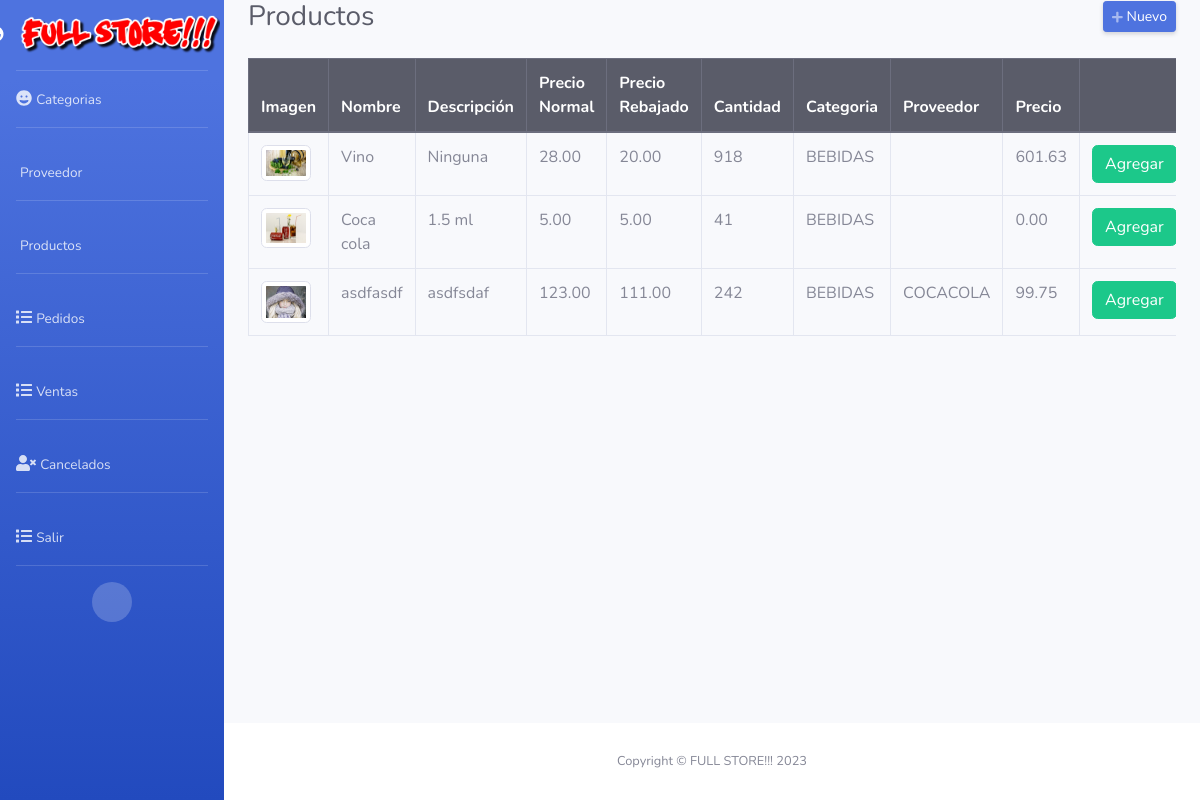
The page /admin/productos.php (signed in) on the database its author committed.
### tables this page shows
CREATE TABLE `productos` (
  `id` int(11) NOT NULL,
  `nombre` varchar(255) NOT NULL,
  `descripcion` text NOT NULL,
  `precio_normal` decimal(10,2) NOT NULL,
  `precio_rebajado` decimal(10,2) NOT NULL,
  `cantidad` int(11) NOT NULL,
  `imagen` varchar(50) NOT NULL,
  `id_categoria` int(11) NOT NULL,
  `id_prov` int(11) NOT NULL,
  `precio` decimal(10,2) NOT NULL
);

CREATE TABLE `categorias` (
  `id` int(11) NOT NULL,
  `categoria` varchar(50) NOT NULL
);

CREATE TABLE `tmbtv_pro` (
  `id` int(11) NOT NULL,
  `TMPRO_RIF` varchar(15) NOT NULL,
  `TMPRO_NOC` varchar(50) NOT NULL,
  `TMPRO_TEL` varchar(11) NOT NULL,
  `TMPRO_DID` varchar(70) NOT NULL
);

### admin/productos.php (the view, shortened to what this page needs)
<?php
include("config/conex.php");
include("includes/header.php"); ?>
<div class="d-sm-flex align-items-center justify-content-between mb-4">
    <h1 class="h3 mb-0 text-gray-800">Productos</h1>
    <a href="#" class="d-none d-sm-inline-block btn btn-sm btn-primary shadow-sm" id="abrirProducto"><i class="fas fa-plus fa-sm text-white-50"></i> Nuevo</a>
</div>
<div class="row">
    <div class="col-md-12">
        <div class="table-responsive">
            <table class="table table-hover table-bordered" style="width: 100%;">
                <thead class="thead-dark">
                    <tr>
                        <th>Imagen</th>
                        <th>Nombre</th>
                        <th>Descripción</th>
                        <th>Precio Normal</th>
                        <th>Precio Rebajado</th>
                        <th>Cantidad</th>
                        <th>Categoria</th>
                        <th>Proveedor</th>
                        <th>Precio</th>
                        <th></th>
                    </tr>
                </thead>
                <tbody>
                    <?php
                    $query = mysqli_query($conexion, "SELECT `productos`.`id`, `productos`.`nombre`,
                    `productos`.`descripcion`, `productos`.`precio_normal`, `productos`.`precio_rebajado`,
                    `productos`.`cantidad`, `productos`.`imagen`, `productos`.`id_categoria`,
                    `categorias`.`id`, `categorias`.`categoria`, `productos`.`id_prov`,
                        `tmbtv_pro`.`id`, `tmbtv_pro`.`TMPRO_NOC`, `productos`.`precio`,`productos`.`id`
                    FROM `productos`
                        LEFT JOIN `categorias` ON `productos`.`id_categoria` = `categorias`.`id`
                        LEFT JOIN `tmbtv_pro` ON `productos`.`id_prov` = `tmbtv_pro`.`id`;");
                    while ($data = mysqli_fetch_assoc($query)) { ?>
                        <tr>
                            <td><img class="img-thumbnail" src="../assets/img/<?php echo $data['imagen']; ?>" width="50"></td>
                            <td><?php echo $data['nombre']; ?></td>
                            <td><?php echo $data['descripcion']; ?></td>
                            <td><?php echo $data['precio_normal']; ?></td>
                            <td><?php echo $data['precio_rebajado']; ?></td>
                            <td><?php echo $data['cantidad']; ?></td>
                            <td><?php echo $data['categoria']; ?></td>
                            <td><?php echo $data['TMPRO_NOC']; ?></td>
                            <td><?php echo $data['precio']; ?></td>
                            <td>
                                <form method="post" action="agregar.php?id=<?php echo $data['id']; ?>" >
                                    <button class="btn btn-success" type="buton">Agregar</button>
                                </form>
                            </td>
                        </tr>
                    <?php } ?>
                </tbody>
            </table>
        </div>
    </div>
</div>
<?php include("includes/footer.php"); ?>

### rows shown on the page
productos: imagen (picture), nombre "Vino", descripcion "Ninguna", precio_normal "28.00", precio_rebajado "20.00", cantidad "918", id_categoria.categoria "BEBIDAS", precio "601.63"
productos: imagen (picture), nombre "Coca cola", descripcion "1.5 ml", precio_normal "5.00", precio_rebajado "5.00", cantidad "41", id_categoria.categoria "BEBIDAS", precio "0.00"
productos: imagen (picture), nombre "asdfasdf", descripcion "asdfsdaf", precio_normal "123.00", precio_rebajado "111.00", cantidad "242", id_categoria.categoria "BEBIDAS", tmbtv_pro.TMPRO_NOC "COCACOLA", precio "99.75"
